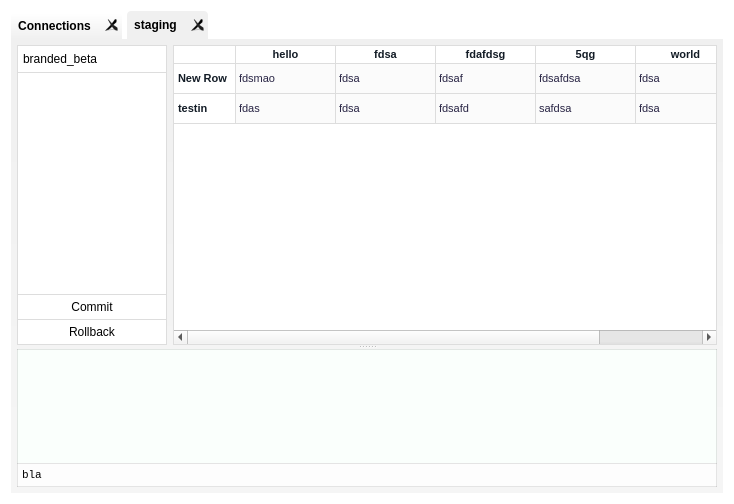
<?xml version="1.0" encoding="UTF-8"?>
<ui version="4.0">
 <class>main</class>
 <widget class="QWidget" name="main">
  <property name="geometry">
   <rect>
    <x>0</x>
    <y>0</y>
    <width>734</width>
    <height>504</height>
   </rect>
  </property>
  <property name="font">
   <font>
    <family>Inter</family>
   </font>
  </property>
  <property name="contextMenuPolicy">
   <enum>Qt::DefaultContextMenu</enum>
  </property>
  <property name="windowTitle">
   <string>Form</string>
  </property>
  <property name="styleSheet">
   <string notr="true">#main {
background: #fff
}

</string>
  </property>
  <layout class="QHBoxLayout" name="horizontalLayout">
   <item>
    <widget class="QTabWidget" name="tabs">
     <property name="font">
      <font>
       <weight>75</weight>
       <bold>true</bold>
      </font>
     </property>
     <property name="autoFillBackground">
      <bool>false</bool>
     </property>
     <property name="styleSheet">
      <string notr="true">
#tabs QTabBar::tab-bar {
alignment: left;
}

#tabs QTabBar::close-button {
 left: -10px;
    subcontrol-origin: content;
	image: url(:/icons/rollback.png);
width: 14px;
height: 14px;
}

#tabs QTabBar::tab {
border-top-left-radius: 4px;
border-top-right-radius: 4px;
border: none;
padding: 3px 7px;
margin-right: 5px;
    background: qlineargradient(x1: 0, y1: 0, x2: 0, y2: 1, stop: 1 #f0f0f0, stop: 0 #ffffff);
box-shadow: 5px 5px #000;
}

#tabs QTabBar::tab:selected, 
#tabs QTabBar::tab:hover {

background: #f0f0f0;
}
QTabBar::tab:!selected {
    margin-top: 2px; 
}

#tabs::pane {
border: none;
}
</string>
     </property>
     <property name="tabPosition">
      <enum>QTabWidget::North</enum>
     </property>
     <property name="tabShape">
      <enum>QTabWidget::Rounded</enum>
     </property>
     <property name="currentIndex">
      <number>1</number>
     </property>
     <property name="iconSize">
      <size>
       <width>12</width>
       <height>12</height>
      </size>
     </property>
     <property name="documentMode">
      <bool>false</bool>
     </property>
     <property name="tabsClosable">
      <bool>true</bool>
     </property>
     <property name="movable">
      <bool>true</bool>
     </property>
     <property name="tabBarAutoHide">
      <bool>true</bool>
     </property>
     <widget class="QWidget" name="new_connection">
      <property name="styleSheet">
       <string notr="true">#new_connection {
background: #f5f5f5; 
border-top-right-radius: 14px;
border-bottom-right-radius: 14px;
border-bottom-left-radius: 14px;
}</string>
      </property>
      <attribute name="title">
       <string>Connections</string>
      </attribute>
      <layout class="QGridLayout" name="gridLayout" rowstretch="0,0,0,0,0,0">
       <property name="sizeConstraint">
        <enum>QLayout::SetMaximumSize</enum>
       </property>
       <property name="rightMargin">
        <number>9</number>
       </property>
       <property name="bottomMargin">
        <number>9</number>
       </property>
       <property name="horizontalSpacing">
        <number>8</number>
       </property>
       <item row="5" column="1">
        <spacer name="verticalSpacer_2">
         <property name="orientation">
          <enum>Qt::Vertical</enum>
         </property>
         <property name="sizeType">
          <enum>QSizePolicy::Expanding</enum>
         </property>
         <property name="sizeHint" stdset="0">
          <size>
           <width>20</width>
           <height>23</height>
          </size>
         </property>
        </spacer>
       </item>
       <item row="2" column="3">
        <spacer name="horizontalSpacer_3">
         <property name="orientation">
          <enum>Qt::Horizontal</enum>
         </property>
         <property name="sizeType">
          <enum>QSizePolicy::Expanding</enum>
         </property>
         <property name="sizeHint" stdset="0">
          <size>
           <width>137</width>
           <height>20</height>
          </size>
         </property>
        </spacer>
       </item>
       <item row="1" column="0" rowspan="4">
        <spacer name="horizontalSpacer_2">
         <property name="orientation">
          <enum>Qt::Horizontal</enum>
         </property>
         <property name="sizeType">
          <enum>QSizePolicy::Expanding</enum>
         </property>
         <property name="sizeHint" stdset="0">
          <size>
           <width>138</width>
           <height>20</height>
          </size>
         </property>
        </spacer>
       </item>
       <item row="0" column="1">
        <spacer name="verticalSpacer_6">
         <property name="orientation">
          <enum>Qt::Vertical</enum>
         </property>
         <property name="sizeHint" stdset="0">
          <size>
           <width>20</width>
           <height>40</height>
          </size>
         </property>
        </spacer>
       </item>
       <item row="1" column="2" rowspan="2">
        <widget class="QFrame" name="connection_list">
         <property name="sizePolicy">
          <sizepolicy hsizetype="Preferred" vsizetype="Fixed">
           <horstretch>0</horstretch>
           <verstretch>0</verstretch>
          </sizepolicy>
         </property>
         <property name="styleSheet">
          <string notr="true">
#connection_list {
border-bottom-right-radius: 15px;
border-top-right-radius: 15px;
background: #fff;
}

QToolboxButton {
border: none;
background: transparent;
}

.connection QLabel {
color: #333;
padding: 3px 3px;
font-size: 10pt;
}

.connection QLabel:hover {
text-decoration: underline;
background: #f5f5f5;
color:#000;
}
</string>
         </property>
         <layout class="QVBoxLayout" name="verticalLayout">
          <property name="spacing">
           <number>6</number>
          </property>
          <property name="sizeConstraint">
           <enum>QLayout::SetFixedSize</enum>
          </property>
          <property name="leftMargin">
           <number>14</number>
          </property>
          <property name="topMargin">
           <number>14</number>
          </property>
          <property name="rightMargin">
           <number>14</number>
          </property>
          <property name="bottomMargin">
           <number>14</number>
          </property>
          <item>
           <widget class="QLabel" name="connections_label">
            <property name="font">
             <font>
              <pointsize>10</pointsize>
              <weight>75</weight>
              <italic>false</italic>
              <bold>true</bold>
              <kerning>true</kerning>
             </font>
            </property>
            <property name="styleSheet">
             <string notr="true">color: #666</string>
            </property>
            <property name="text">
             <string>CONNECTIONS</string>
            </property>
           </widget>
          </item>
          <item>
           <widget class="Line" name="line_3">
            <property name="orientation">
             <enum>Qt::Horizontal</enum>
            </property>
           </widget>
          </item>
          <item>
           <layout class="QHBoxLayout" name="connection">
            <item>
             <widget class="QLabel" name="connection_label">
              <property name="cursor">
               <cursorShape>PointingHandCursor</cursorShape>
              </property>
              <property name="text">
               <string>Production</string>
              </property>
             </widget>
            </item>
            <item>
             <widget class="QToolButton" name="edit">
              <property name="minimumSize">
               <size>
                <width>12</width>
                <height>12</height>
               </size>
              </property>
              <property name="cursor">
               <cursorShape>PointingHandCursor</cursorShape>
              </property>
              <property name="styleSheet">
               <string notr="true">border: none</string>
              </property>
              <property name="text">
               <string>...</string>
              </property>
              <property name="icon">
               <iconset resource="resources.qrc">
                <normaloff>:/icons/edit.png</normaloff>:/icons/edit.png</iconset>
              </property>
              <property name="iconSize">
               <size>
                <width>12</width>
                <height>12</height>
               </size>
              </property>
             </widget>
            </item>
            <item>
             <widget class="QToolButton" name="close">
              <property name="minimumSize">
               <size>
                <width>12</width>
                <height>12</height>
               </size>
              </property>
              <property name="cursor">
               <cursorShape>PointingHandCursor</cursorShape>
              </property>
              <property name="styleSheet">
               <string notr="true">border:none</string>
              </property>
              <property name="text">
               <string>...</string>
              </property>
              <property name="icon">
               <iconset resource="resources.qrc">
                <normaloff>:/icons/close.png</normaloff>:/icons/close.png</iconset>
              </property>
              <property name="iconSize">
               <size>
                <width>12</width>
                <height>12</height>
               </size>
              </property>
             </widget>
            </item>
           </layout>
          </item>
         </layout>
        </widget>
       </item>
       <item row="1" column="1" rowspan="4">
        <widget class="QFrame" name="connection_edit_frame">
         <property name="sizePolicy">
          <sizepolicy hsizetype="Preferred" vsizetype="Maximum">
           <horstretch>0</horstretch>
           <verstretch>0</verstretch>
          </sizepolicy>
         </property>
         <property name="styleSheet">
          <string notr="true">#connection_edit_frame {
background: #Fff;
padding: 10px 14px;
border-radius: 15px;
border-top-right-radius: 0;
}</string>
         </property>
         <layout class="QFormLayout" name="formLayout">
          <property name="fieldGrowthPolicy">
           <enum>QFormLayout::AllNonFixedFieldsGrow</enum>
          </property>
          <property name="labelAlignment">
           <set>Qt::AlignRight|Qt::AlignTrailing|Qt::AlignVCenter</set>
          </property>
          <property name="horizontalSpacing">
           <number>20</number>
          </property>
          <item row="0" column="0">
           <widget class="QLabel" name="label">
            <property name="font">
             <font>
              <weight>75</weight>
              <bold>true</bold>
             </font>
            </property>
            <property name="text">
             <string>Label</string>
            </property>
            <property name="alignment">
             <set>Qt::AlignRight|Qt::AlignTrailing|Qt::AlignVCenter</set>
            </property>
           </widget>
          </item>
          <item row="0" column="1">
           <widget class="QLineEdit" name="lineEdit">
            <property name="text">
             <string/>
            </property>
            <property name="placeholderText">
             <string>My connection</string>
            </property>
           </widget>
          </item>
          <item row="1" column="0">
           <widget class="QLabel" name="label_2">
            <property name="font">
             <font>
              <weight>75</weight>
              <bold>true</bold>
             </font>
            </property>
            <property name="text">
             <string>Host</string>
            </property>
            <property name="alignment">
             <set>Qt::AlignRight|Qt::AlignTrailing|Qt::AlignVCenter</set>
            </property>
           </widget>
          </item>
          <item row="1" column="1">
           <widget class="QLineEdit" name="lineEdit_2">
            <property name="text">
             <string>127.0.0.1</string>
            </property>
           </widget>
          </item>
          <item row="3" column="0">
           <widget class="QLabel" name="label_3">
            <property name="font">
             <font>
              <weight>75</weight>
              <bold>true</bold>
             </font>
            </property>
            <property name="text">
             <string>User</string>
            </property>
            <property name="alignment">
             <set>Qt::AlignRight|Qt::AlignTrailing|Qt::AlignVCenter</set>
            </property>
           </widget>
          </item>
          <item row="3" column="1">
           <widget class="QLineEdit" name="lineEdit_3">
            <property name="minimumSize">
             <size>
              <width>0</width>
              <height>0</height>
             </size>
            </property>
            <property name="text">
             <string>root</string>
            </property>
           </widget>
          </item>
          <item row="4" column="0">
           <widget class="QLabel" name="label_4">
            <property name="font">
             <font>
              <weight>50</weight>
              <bold>false</bold>
             </font>
            </property>
            <property name="text">
             <string>Password</string>
            </property>
            <property name="alignment">
             <set>Qt::AlignRight|Qt::AlignTrailing|Qt::AlignVCenter</set>
            </property>
           </widget>
          </item>
          <item row="4" column="1">
           <widget class="QLineEdit" name="lineEdit_4">
            <property name="echoMode">
             <enum>QLineEdit::Password</enum>
            </property>
            <property name="placeholderText">
             <string>Password</string>
            </property>
            <property name="clearButtonEnabled">
             <bool>false</bool>
            </property>
           </widget>
          </item>
          <item row="5" column="0">
           <widget class="QLabel" name="label_5">
            <property name="text">
             <string>Password command</string>
            </property>
            <property name="alignment">
             <set>Qt::AlignRight|Qt::AlignTrailing|Qt::AlignVCenter</set>
            </property>
           </widget>
          </item>
          <item row="5" column="1">
           <widget class="QLineEdit" name="lineEdit_5">
            <property name="placeholderText">
             <string>echo password</string>
            </property>
           </widget>
          </item>
          <item row="6" column="0" colspan="2">
           <widget class="Line" name="line">
            <property name="orientation">
             <enum>Qt::Horizontal</enum>
            </property>
           </widget>
          </item>
          <item row="7" column="0">
           <widget class="QLabel" name="label_6">
            <property name="text">
             <string>SSH host</string>
            </property>
            <property name="alignment">
             <set>Qt::AlignRight|Qt::AlignTrailing|Qt::AlignVCenter</set>
            </property>
           </widget>
          </item>
          <item row="7" column="1">
           <widget class="QLineEdit" name="lineEdit_6"/>
          </item>
          <item row="8" column="0">
           <widget class="QLabel" name="label_7">
            <property name="text">
             <string>SSH user</string>
            </property>
            <property name="alignment">
             <set>Qt::AlignRight|Qt::AlignTrailing|Qt::AlignVCenter</set>
            </property>
           </widget>
          </item>
          <item row="8" column="1">
           <widget class="QLineEdit" name="lineEdit_7"/>
          </item>
          <item row="9" column="0">
           <widget class="QLabel" name="label_8">
            <property name="text">
             <string>SSH key</string>
            </property>
            <property name="alignment">
             <set>Qt::AlignRight|Qt::AlignTrailing|Qt::AlignVCenter</set>
            </property>
           </widget>
          </item>
          <item row="9" column="1">
           <widget class="QLineEdit" name="lineEdit_8"/>
          </item>
          <item row="10" column="0" colspan="2">
           <widget class="Line" name="line_2">
            <property name="orientation">
             <enum>Qt::Horizontal</enum>
            </property>
           </widget>
          </item>
          <item row="11" column="0">
           <spacer name="horizontalSpacer">
            <property name="orientation">
             <enum>Qt::Horizontal</enum>
            </property>
            <property name="sizeHint" stdset="0">
             <size>
              <width>40</width>
              <height>20</height>
             </size>
            </property>
           </spacer>
          </item>
          <item row="11" column="1">
           <widget class="QPushButton" name="pushButton">
            <property name="font">
             <font>
              <weight>75</weight>
              <bold>true</bold>
             </font>
            </property>
            <property name="text">
             <string>Add connection</string>
            </property>
           </widget>
          </item>
          <item row="2" column="0">
           <widget class="QLabel" name="label_9">
            <property name="font">
             <font>
              <weight>75</weight>
              <bold>true</bold>
             </font>
            </property>
            <property name="text">
             <string>Port</string>
            </property>
            <property name="alignment">
             <set>Qt::AlignRight|Qt::AlignTrailing|Qt::AlignVCenter</set>
            </property>
           </widget>
          </item>
          <item row="2" column="1">
           <widget class="QLineEdit" name="lineEdit_9">
            <property name="text">
             <string>3306</string>
            </property>
           </widget>
          </item>
         </layout>
        </widget>
       </item>
       <item row="3" column="2">
        <spacer name="verticalSpacer">
         <property name="orientation">
          <enum>Qt::Vertical</enum>
         </property>
         <property name="sizeHint" stdset="0">
          <size>
           <width>20</width>
           <height>40</height>
          </size>
         </property>
        </spacer>
       </item>
      </layout>
     </widget>
     <widget class="QWidget" name="connection_tab">
      <property name="styleSheet">
       <string notr="true">#connection_tab {
background: qlineargradient(x1: 0, y1: 0, x2: 0, y2: 1, stop: 0.9 #f5f5f5, stop: 0 #f0f0f0);
}</string>
      </property>
      <attribute name="title">
       <string>staging</string>
      </attribute>
      <layout class="QHBoxLayout" name="horizontalLayout_2">
       <property name="spacing">
        <number>6</number>
       </property>
       <property name="leftMargin">
        <number>6</number>
       </property>
       <property name="topMargin">
        <number>6</number>
       </property>
       <property name="rightMargin">
        <number>6</number>
       </property>
       <property name="bottomMargin">
        <number>6</number>
       </property>
       <item>
        <widget class="QSplitter" name="main_splitter">
         <property name="styleSheet">
          <string notr="true">QSplitter::handle {
    image: none;
}

QSplitter::handle:pressed {
    image: none;
}</string>
         </property>
         <property name="lineWidth">
          <number>0</number>
         </property>
         <property name="orientation">
          <enum>Qt::Vertical</enum>
         </property>
         <property name="opaqueResize">
          <bool>true</bool>
         </property>
         <property name="childrenCollapsible">
          <bool>true</bool>
         </property>
         <widget class="QWidget" name="layoutWidget">
          <layout class="QHBoxLayout" name="tables" stretch="0,0">
           <property name="sizeConstraint">
            <enum>QLayout::SetDefaultConstraint</enum>
           </property>
           <item>
            <widget class="QWidget" name="tables_and_buttons" native="true">
             <property name="minimumSize">
              <size>
               <width>100</width>
               <height>0</height>
              </size>
             </property>
             <property name="maximumSize">
              <size>
               <width>150</width>
               <height>16777215</height>
              </size>
             </property>
             <property name="styleSheet">
              <string notr="true">QPushButton {
background: rgba(255,255,255,1);
border: 1px solid #ddd;
border-top: none;
height: 24px;
}</string>
             </property>
             <layout class="QVBoxLayout" name="dataviews">
              <property name="spacing">
               <number>0</number>
              </property>
              <property name="sizeConstraint">
               <enum>QLayout::SetMinAndMaxSize</enum>
              </property>
              <property name="leftMargin">
               <number>0</number>
              </property>
              <property name="topMargin">
               <number>0</number>
              </property>
              <property name="rightMargin">
               <number>0</number>
              </property>
              <property name="bottomMargin">
               <number>0</number>
              </property>
              <item>
               <widget class="QComboBox" name="comboBox">
                <property name="maximumSize">
                 <size>
                  <width>150</width>
                  <height>16777215</height>
                 </size>
                </property>
                <property name="cursor">
                 <cursorShape>PointingHandCursor</cursorShape>
                </property>
                <property name="styleSheet">
                 <string notr="true">QComboBox {
    background: #fff;
    border: none;
border: 1px solid #ddd;
padding: 5px;
}

QComboBox::drop-down {
    border: none;
}
</string>
                </property>
                <property name="frame">
                 <bool>false</bool>
                </property>
                <item>
                 <property name="text">
                  <string>branded_beta</string>
                 </property>
                </item>
                <item>
                 <property name="text">
                  <string>insidedhq</string>
                 </property>
                </item>
               </widget>
              </item>
              <item>
               <widget class="QListView" name="listView">
                <property name="minimumSize">
                 <size>
                  <width>100</width>
                  <height>0</height>
                 </size>
                </property>
                <property name="maximumSize">
                 <size>
                  <width>150</width>
                  <height>16777215</height>
                 </size>
                </property>
                <property name="styleSheet">
                 <string notr="true">QListView {
background: rgba(255,255,255,1);
border: 1px solid #ddd;
border-top: none;
}</string>
                </property>
                <property name="frameShape">
                 <enum>QFrame::NoFrame</enum>
                </property>
                <property name="frameShadow">
                 <enum>QFrame::Raised</enum>
                </property>
                <property name="sizeAdjustPolicy">
                 <enum>QAbstractScrollArea::AdjustIgnored</enum>
                </property>
                <property name="editTriggers">
                 <set>QAbstractItemView::NoEditTriggers</set>
                </property>
                <property name="selectionMode">
                 <enum>QAbstractItemView::MultiSelection</enum>
                </property>
                <property name="selectionRectVisible">
                 <bool>true</bool>
                </property>
               </widget>
              </item>
              <item>
               <widget class="QPushButton" name="pushButton_2">
                <property name="styleSheet">
                 <string notr="true"/>
                </property>
                <property name="text">
                 <string>Commit</string>
                </property>
                <property name="icon">
                 <iconset resource="resources.qrc">
                  <normaloff>:/icons/commit.png</normaloff>:/icons/commit.png</iconset>
                </property>
               </widget>
              </item>
              <item>
               <widget class="QPushButton" name="pushButton_3">
                <property name="text">
                 <string>Rollback</string>
                </property>
                <property name="icon">
                 <iconset resource="resources.qrc">
                  <normaloff>:/icons/rollback.png</normaloff>:/icons/rollback.png</iconset>
                </property>
               </widget>
              </item>
             </layout>
            </widget>
           </item>
           <item>
            <widget class="QStackedWidget" name="stackedWidget">
             <property name="currentIndex">
              <number>0</number>
             </property>
             <widget class="QWidget" name="tablepage">
              <layout class="QHBoxLayout" name="horizontalLayout_3">
               <property name="leftMargin">
                <number>0</number>
               </property>
               <property name="topMargin">
                <number>0</number>
               </property>
               <property name="rightMargin">
                <number>0</number>
               </property>
               <property name="bottomMargin">
                <number>0</number>
               </property>
               <item>
                <widget class="QTableWidget" name="tableWidget">
                 <property name="sizePolicy">
                  <sizepolicy hsizetype="Expanding" vsizetype="Expanding">
                   <horstretch>1</horstretch>
                   <verstretch>1</verstretch>
                  </sizepolicy>
                 </property>
                 <property name="minimumSize">
                  <size>
                   <width>400</width>
                   <height>300</height>
                  </size>
                 </property>
                 <property name="font">
                  <font>
                   <pointsize>8</pointsize>
                  </font>
                 </property>
                 <property name="styleSheet">
                  <string notr="true">QTableWidget {
    background: rgba(255,255,255,1);
    color: #272343;
border: 1px solid #ddd;
    selection-background-color: #131C26;
    selection-color: #fff;
font-size: 8pt;
}

QTableWidget QTableCornerButton::section,
QTableWidget QHeaderView,
QTableWidget QHeaderView::section
{
    color: #131C26;
font-size: 8pt;
    background: rgba(255,255,255,1);
}

QHeaderView::section {
    border-style: none;

}

QTableWidget QTableCornerButton::section {
    /* background: #272343; */
    border-style: none;
    border-bottom: 1px solid #ddd;
    border-right: 1px solid #ddd;
}

QTableWidget QHeaderView {
    font-weight: bold;
border-radius: 10px;
}

QTableWidget QHeaderView::section:selected {
    background: #fff;
}

QTableWidget QHeaderView::section:checked {
    background: transparent;
}

QTableWidget QHeaderView::section:hover:!selected {
    background: #fff;
}

QTableWidget QHeaderView::section::item {
    padding: 0 4px;
}

QHeaderView::section:vertical::item {
    border-bottom: 1px solid #ddd;
}

QHeaderView::section:horizontal::item {
    border-right: 1px solid #ddd;
}

QTableWidget QHeaderView::item {
    color: #131C26;
    font-weight: bold;
    text-align: right;
    padding: 0 4px;
}

QTableWidget QHeaderView::item:hover:!selected {
    background: rgba(250,250,250,0.8);
}

QTableWidget QHeaderView::item:active {
    background: rgba(250,250,250,0.8);
}

QTableWidget QHeaderView::item:active {
    background: rgba(250,250,250,0.8);
}

QTableWidget::item {
    border-right: 1px solid #ddd;
    border-bottom: 1px solid #ddd;
    color: #272343;
    background: rgba(250,250,250,0.9);
}

QTableWidget::item:hover {
    background: rgba(250,250,250,1);
}

QTableWidget::item:selected:!active {
    color: #fff;
    background: rgba(250,250,250,1);
}

QTableWidget::item:focus {
    color: #1B4060;
    background-color: #fff;
}

QTableWidget::item:active {
    color: #1B4060;
    background-color: #fff;
}

QTableWidget::item:selected:active {
    color: #fff;
    background-color: #1B4060;
}

QTableWidget::item:selected {
    color: #fff;
    background-color: #1B4060;
}

</string>
                 </property>
                 <property name="frameShape">
                  <enum>QFrame::NoFrame</enum>
                 </property>
                 <property name="frameShadow">
                  <enum>QFrame::Raised</enum>
                 </property>
                 <property name="showGrid">
                  <bool>false</bool>
                 </property>
                 <row>
                  <property name="text">
                   <string>New Row</string>
                  </property>
                 </row>
                 <row>
                  <property name="text">
                   <string>testin</string>
                  </property>
                 </row>
                 <column>
                  <property name="text">
                   <string>hello</string>
                  </property>
                 </column>
                 <column>
                  <property name="text">
                   <string>fdsa</string>
                  </property>
                 </column>
                 <column>
                  <property name="text">
                   <string>fdafdsg</string>
                  </property>
                 </column>
                 <column>
                  <property name="text">
                   <string>5qg</string>
                  </property>
                 </column>
                 <column>
                  <property name="text">
                   <string>world</string>
                  </property>
                 </column>
                 <item row="0" column="0">
                  <property name="text">
                   <string>fdsmao</string>
                  </property>
                 </item>
                 <item row="0" column="1">
                  <property name="text">
                   <string>fdsa</string>
                  </property>
                 </item>
                 <item row="0" column="2">
                  <property name="text">
                   <string>fdsaf</string>
                  </property>
                 </item>
                 <item row="0" column="3">
                  <property name="text">
                   <string>fdsafdsa</string>
                  </property>
                 </item>
                 <item row="0" column="4">
                  <property name="text">
                   <string>fdsa</string>
                  </property>
                 </item>
                 <item row="1" column="0">
                  <property name="text">
                   <string>fdas</string>
                  </property>
                 </item>
                 <item row="1" column="1">
                  <property name="text">
                   <string>fdsa</string>
                  </property>
                 </item>
                 <item row="1" column="2">
                  <property name="text">
                   <string>fdsafd</string>
                  </property>
                 </item>
                 <item row="1" column="3">
                  <property name="text">
                   <string>safdsa</string>
                  </property>
                 </item>
                 <item row="1" column="4">
                  <property name="text">
                   <string>fdsa</string>
                  </property>
                 </item>
                </widget>
               </item>
              </layout>
             </widget>
             <widget class="QWidget" name="editpage">
              <layout class="QVBoxLayout" name="verticalLayout_3">
               <property name="leftMargin">
                <number>0</number>
               </property>
               <property name="topMargin">
                <number>0</number>
               </property>
               <property name="rightMargin">
                <number>0</number>
               </property>
               <property name="bottomMargin">
                <number>0</number>
               </property>
               <item>
                <widget class="QPlainTextEdit" name="plainTextEdit">
                 <property name="styleSheet">
                  <string notr="true">border: 1px solid #ddd;</string>
                 </property>
                 <property name="frameShape">
                  <enum>QFrame::NoFrame</enum>
                 </property>
                 <property name="frameShadow">
                  <enum>QFrame::Plain</enum>
                 </property>
                </widget>
               </item>
               <item>
                <layout class="QHBoxLayout" name="horizontalLayout_5">
                 <item>
                  <spacer name="horizontalSpacer_4">
                   <property name="orientation">
                    <enum>Qt::Horizontal</enum>
                   </property>
                   <property name="sizeHint" stdset="0">
                    <size>
                     <width>40</width>
                     <height>20</height>
                    </size>
                   </property>
                  </spacer>
                 </item>
                 <item>
                  <widget class="QPushButton" name="pushButton_5">
                   <property name="text">
                    <string>Save</string>
                   </property>
                  </widget>
                 </item>
                 <item>
                  <widget class="QPushButton" name="pushButton_4">
                   <property name="text">
                    <string>Cancel</string>
                   </property>
                  </widget>
                 </item>
                </layout>
               </item>
              </layout>
             </widget>
            </widget>
           </item>
          </layout>
         </widget>
         <widget class="QWidget" name="layoutWidget">
          <layout class="QVBoxLayout" name="verticalLayout_2">
           <property name="spacing">
            <number>0</number>
           </property>
           <item>
            <widget class="QTextBrowser" name="textBrowser">
             <property name="maximumSize">
              <size>
               <width>16777215</width>
               <height>16777215</height>
              </size>
             </property>
             <property name="font">
              <font>
               <family>Monospace</family>
               <pointsize>8</pointsize>
              </font>
             </property>
             <property name="toolTip">
              <string>Operation log</string>
             </property>
             <property name="styleSheet">
              <string notr="true">background: rgba(250,255,252,1);
font-size: 8pt;
border: 1px solid rgba(0,0,0,0.1);
border-bottom: none</string>
             </property>
             <property name="frameShape">
              <enum>QFrame::NoFrame</enum>
             </property>
             <property name="frameShadow">
              <enum>QFrame::Raised</enum>
             </property>
             <property name="html">
              <string>&lt;!DOCTYPE HTML PUBLIC &quot;-//W3C//DTD HTML 4.0//EN&quot; &quot;http://www.w3.org/TR/REC-html40/strict.dtd&quot;&gt;
&lt;html&gt;&lt;head&gt;&lt;meta name=&quot;qrichtext&quot; content=&quot;1&quot; /&gt;&lt;style type=&quot;text/css&quot;&gt;
p, li { white-space: pre-wrap; }
&lt;/style&gt;&lt;/head&gt;&lt;body style=&quot; font-family:'Monospace'; font-size:8pt; font-weight:400; font-style:normal;&quot;&gt;
&lt;p style=&quot;-qt-paragraph-type:empty; margin-top:0px; margin-bottom:0px; margin-left:0px; margin-right:0px; -qt-block-indent:0; text-indent:0px; font-size:10pt;&quot;&gt;&lt;br /&gt;&lt;/p&gt;&lt;/body&gt;&lt;/html&gt;</string>
             </property>
            </widget>
           </item>
           <item>
            <widget class="QTextEdit" name="textEdit">
             <property name="maximumSize">
              <size>
               <width>16777215</width>
               <height>24</height>
              </size>
             </property>
             <property name="baseSize">
              <size>
               <width>0</width>
               <height>30</height>
              </size>
             </property>
             <property name="font">
              <font>
               <family>monospace</family>
               <pointsize>8</pointsize>
              </font>
             </property>
             <property name="toolTip">
              <string>Enter your queries here</string>
             </property>
             <property name="styleSheet">
              <string notr="true">QTextEdit {
font-family: monospace;
background: rgba(255,255,255,0.8);
border: none;
border: 1px solid rgba(0,0,0,0.1);
font-size: 8pt;
}</string>
             </property>
             <property name="frameShape">
              <enum>QFrame::NoFrame</enum>
             </property>
             <property name="frameShadow">
              <enum>QFrame::Raised</enum>
             </property>
             <property name="html">
              <string>&lt;!DOCTYPE HTML PUBLIC &quot;-//W3C//DTD HTML 4.0//EN&quot; &quot;http://www.w3.org/TR/REC-html40/strict.dtd&quot;&gt;
&lt;html&gt;&lt;head&gt;&lt;meta name=&quot;qrichtext&quot; content=&quot;1&quot; /&gt;&lt;style type=&quot;text/css&quot;&gt;
p, li { white-space: pre-wrap; }
&lt;/style&gt;&lt;/head&gt;&lt;body style=&quot; font-family:'monospace'; font-size:8pt; font-weight:400; font-style:normal;&quot;&gt;
&lt;p style=&quot; margin-top:0px; margin-bottom:0px; margin-left:0px; margin-right:0px; -qt-block-indent:0; text-indent:0px;&quot;&gt;bla&lt;/p&gt;&lt;/body&gt;&lt;/html&gt;</string>
             </property>
            </widget>
           </item>
          </layout>
         </widget>
        </widget>
       </item>
      </layout>
     </widget>
    </widget>
   </item>
  </layout>
  <action name="actionbla">
   <property name="checkable">
    <bool>true</bool>
   </property>
   <property name="text">
    <string>bla</string>
   </property>
   <property name="shortcut">
    <string>Alt+Shift+C</string>
   </property>
  </action>
 </widget>
 <tabstops>
  <tabstop>comboBox</tabstop>
  <tabstop>listView</tabstop>
  <tabstop>textBrowser</tabstop>
  <tabstop>textEdit</tabstop>
  <tabstop>lineEdit</tabstop>
  <tabstop>lineEdit_2</tabstop>
  <tabstop>lineEdit_9</tabstop>
  <tabstop>lineEdit_3</tabstop>
  <tabstop>lineEdit_4</tabstop>
  <tabstop>lineEdit_5</tabstop>
  <tabstop>lineEdit_6</tabstop>
  <tabstop>lineEdit_7</tabstop>
  <tabstop>lineEdit_8</tabstop>
  <tabstop>pushButton</tabstop>
 </tabstops>
 <resources>
  <include location="resources.qrc"/>
 </resources>
 <connections/>
</ui>
